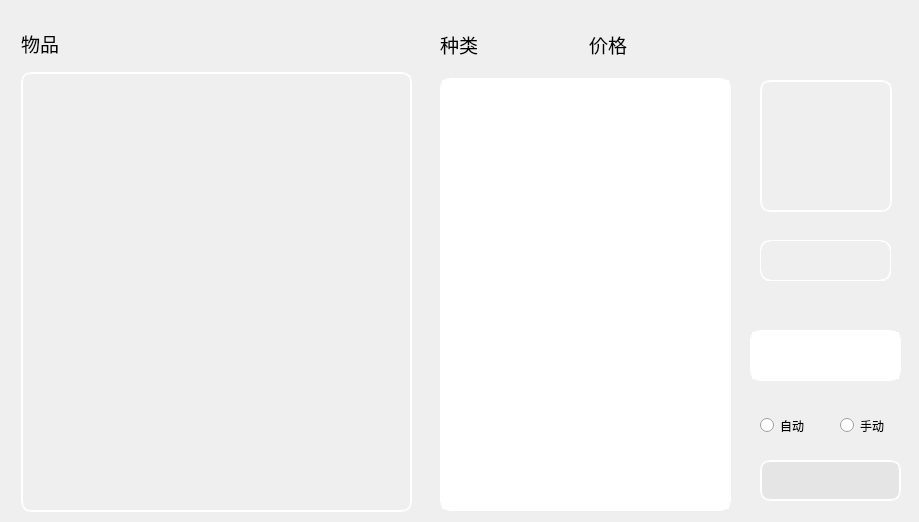
<?xml version="1.0" encoding="UTF-8"?>
<ui version="4.0">
 <class>Form</class>
 <widget class="QWidget" name="Form">
  <property name="geometry">
   <rect>
    <x>0</x>
    <y>0</y>
    <width>919</width>
    <height>522</height>
   </rect>
  </property>
  <property name="windowTitle">
   <string>Form</string>
  </property>
  <property name="styleSheet">
   <string notr="true">/* background-color:rgb(85, 255, 127)</string>
  </property>
  <widget class="QTextEdit" name="priceArea">
   <property name="geometry">
    <rect>
     <x>750</x>
     <y>330</y>
     <width>151</width>
     <height>51</height>
    </rect>
   </property>
   <property name="styleSheet">
    <string notr="true">border-radius: 10px;
                 border: 2px groove white;
                 font: 20pt &quot;宋体&quot;;
             </string>
   </property>
   <property name="readOnly">
    <bool>true</bool>
   </property>
   <property name="html">
    <string>&lt;!DOCTYPE HTML PUBLIC &quot;-//W3C//DTD HTML 4.0//EN&quot; &quot;http://www.w3.org/TR/REC-html40/strict.dtd&quot;&gt;
&lt;html&gt;&lt;head&gt;&lt;meta name=&quot;qrichtext&quot; content=&quot;1&quot; /&gt;&lt;style type=&quot;text/css&quot;&gt;
p, li { white-space: pre-wrap; }
&lt;/style&gt;&lt;/head&gt;&lt;body style=&quot; font-family:'宋体'; font-size:20pt; font-weight:400; font-style:normal;&quot;&gt;
&lt;p align=&quot;center&quot; style=&quot;-qt-paragraph-type:empty; margin-top:0px; margin-bottom:0px; margin-left:0px; margin-right:0px; -qt-block-indent:0; text-indent:0px;&quot;&gt;&lt;br /&gt;&lt;/p&gt;&lt;/body&gt;&lt;/html&gt;</string>
   </property>
  </widget>
  <widget class="QWidget" name="layoutWidget">
   <property name="geometry">
    <rect>
     <x>440</x>
     <y>30</y>
     <width>291</width>
     <height>481</height>
    </rect>
   </property>
   <layout class="QVBoxLayout" name="verticalLayout_2">
    <item>
     <layout class="QHBoxLayout" name="horizontalLayout">
      <item>
       <widget class="QLabel" name="classify">
        <property name="enabled">
         <bool>true</bool>
        </property>
        <property name="font">
         <font>
          <family>宋体</family>
          <pointsize>14</pointsize>
          <weight>50</weight>
          <italic>false</italic>
          <bold>false</bold>
         </font>
        </property>
        <property name="text">
         <string>种类</string>
        </property>
       </widget>
      </item>
      <item>
       <widget class="QLabel" name="classify_2">
        <property name="enabled">
         <bool>true</bool>
        </property>
        <property name="font">
         <font>
          <family>宋体</family>
          <pointsize>14</pointsize>
          <weight>50</weight>
          <italic>false</italic>
          <bold>false</bold>
         </font>
        </property>
        <property name="text">
         <string>价格</string>
        </property>
       </widget>
      </item>
     </layout>
    </item>
    <item>
     <spacer name="verticalSpacer_2">
      <property name="orientation">
       <enum>Qt::Vertical</enum>
      </property>
      <property name="sizeType">
       <enum>QSizePolicy::Fixed</enum>
      </property>
      <property name="sizeHint" stdset="0">
       <size>
        <width>20</width>
        <height>13</height>
       </size>
      </property>
     </spacer>
    </item>
    <item>
     <widget class="QTableWidget" name="classifiedArea">
      <property name="styleSheet">
       <string notr="true">#classifiedArea{
	border-radius: 10px;  
 	border: 2px groove white;
	/*gridline-color:rgb(255, 255, 255);*/
}/*
QtableView{
	border:none;
}
QtableView::item{
	border:none;
	border-right:none;
	border-buttom:none;
}*/

QHeaderView::section, QTableCornerButton::section {
	padding: 1px;
	border:none;
           border: 2px groove white;
           border-radius: 6px;
           border: 2px groove white;
           /*border-bottom: 1px solid rgb(75, 120, 154);
           border-right: 1px solid rgb(75, 120, 154);
           border-bottom: 1px solid gray;
           background-color:rgba(75, 120, 154, 1);
           color:rgba(126,206,244,1);*/
           }
       </string>
      </property>
      <property name="columnCount">
       <number>0</number>
      </property>
     </widget>
    </item>
   </layout>
  </widget>
  <widget class="QPushButton" name="identify_but">
   <property name="geometry">
    <rect>
     <x>760</x>
     <y>460</y>
     <width>141</width>
     <height>41</height>
    </rect>
   </property>
   <property name="styleSheet">
    <string notr="true">QPushButton{	
	border-radius: 10px;
 	border: 2px groove white;
   background-color:rgb(229, 229, 229);
}

QPushButton:hover
{
    background-color:rgb(255 , 255 , 255);
}

QPushButton:pressed
{
    background-color:rgb(229, 229, 229);
    padding-left:3px;
    padding-top:3px;

}</string>
   </property>
   <property name="text">
    <string/>
   </property>
   <property name="icon">
    <iconset>
     <disabledoff>:/image/identify_ico.png</disabledoff>
    </iconset>
   </property>
  </widget>
  <widget class="QWidget" name="layoutWidget">
   <property name="geometry">
    <rect>
     <x>21</x>
     <y>31</y>
     <width>391</width>
     <height>481</height>
    </rect>
   </property>
   <layout class="QVBoxLayout" name="verticalLayout">
    <item>
     <widget class="QLabel" name="article">
      <property name="enabled">
       <bool>true</bool>
      </property>
      <property name="maximumSize">
       <size>
        <width>290</width>
        <height>25</height>
       </size>
      </property>
      <property name="font">
       <font>
        <family>宋体</family>
        <pointsize>14</pointsize>
        <weight>50</weight>
        <italic>false</italic>
        <bold>false</bold>
       </font>
      </property>
      <property name="styleSheet">
       <string notr="true"/>
      </property>
      <property name="text">
       <string>物品</string>
      </property>
     </widget>
    </item>
    <item>
     <spacer name="verticalSpacer">
      <property name="orientation">
       <enum>Qt::Vertical</enum>
      </property>
      <property name="sizeType">
       <enum>QSizePolicy::Fixed</enum>
      </property>
      <property name="sizeHint" stdset="0">
       <size>
        <width>20</width>
        <height>10</height>
       </size>
      </property>
     </spacer>
    </item>
    <item>
     <widget class="QLabel" name="label">
      <property name="styleSheet">
       <string notr="true">border-radius: 10px;
                       border: 2px groove white;
                   </string>
      </property>
      <property name="text">
       <string/>
      </property>
      <property name="alignment">
       <set>Qt::AlignCenter</set>
      </property>
     </widget>
    </item>
   </layout>
  </widget>
  <widget class="QLabel" name="avatarUrl">
   <property name="geometry">
    <rect>
     <x>760</x>
     <y>80</y>
     <width>132</width>
     <height>132</height>
    </rect>
   </property>
   <property name="styleSheet">
    <string notr="true">border-radius: 10px;
                 border: 2px groove white;
             </string>
   </property>
   <property name="text">
    <string/>
   </property>
   <property name="alignment">
    <set>Qt::AlignCenter</set>
   </property>
  </widget>
  <widget class="QLabel" name="label_3">
   <property name="geometry">
    <rect>
     <x>760</x>
     <y>240</y>
     <width>131</width>
     <height>41</height>
    </rect>
   </property>
   <property name="styleSheet">
    <string notr="true">border-radius: 10px;
                 border: 1px groove white;
             </string>
   </property>
   <property name="text">
    <string/>
   </property>
   <property name="alignment">
    <set>Qt::AlignCenter</set>
   </property>
  </widget>
  <widget class="QRadioButton" name="automatic_but">
   <property name="geometry">
    <rect>
     <x>760</x>
     <y>410</y>
     <width>61</width>
     <height>31</height>
    </rect>
   </property>
   <property name="font">
    <font>
     <family>宋体</family>
    </font>
   </property>
   <property name="text">
    <string>自动</string>
   </property>
  </widget>
  <widget class="QRadioButton" name="manual_but">
   <property name="geometry">
    <rect>
     <x>840</x>
     <y>410</y>
     <width>61</width>
     <height>31</height>
    </rect>
   </property>
   <property name="font">
    <font>
     <family>宋体</family>
    </font>
   </property>
   <property name="text">
    <string>手动</string>
   </property>
  </widget>
 </widget>
 <resources>
  <include location="../../../../project/uiProject/image/image1.qrc"/>
 </resources>
 <connections/>
</ui>
